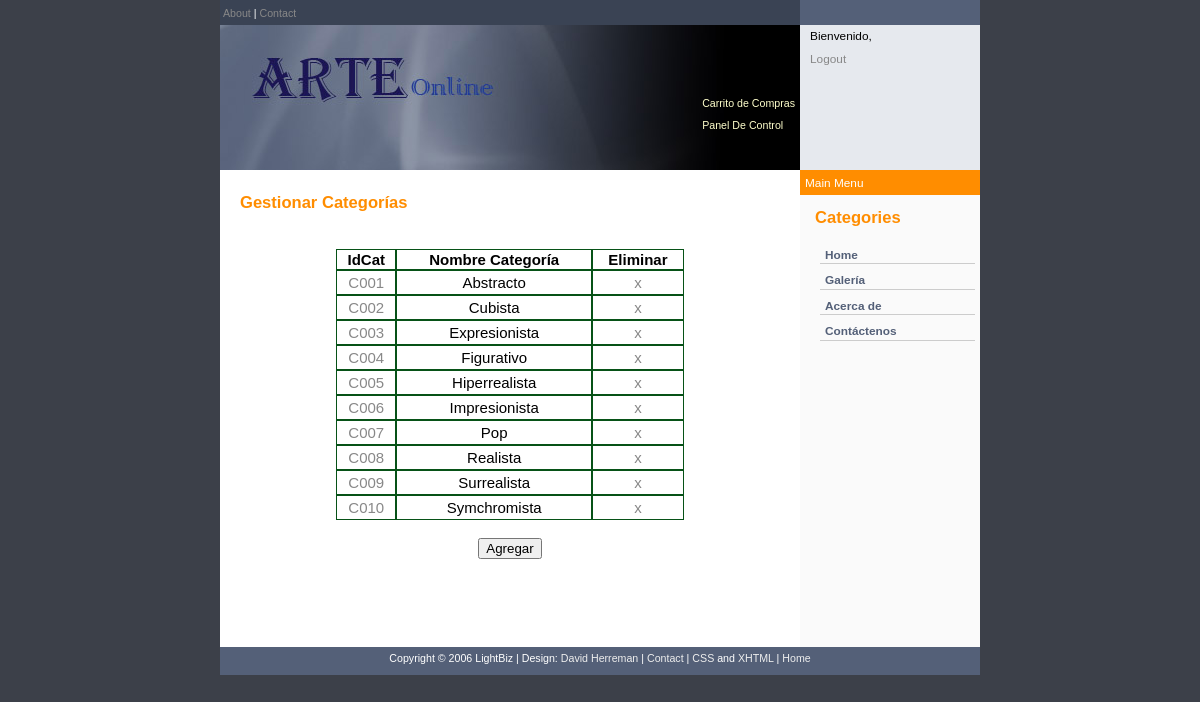
/consultarcategorias.php (signed in), run on the app's committed database.
### tables this page shows
CREATE TABLE `categorias` (
  `IdCat` varchar(45) NOT NULL,
  `NombreCat` varchar(45) NOT NULL,
  PRIMARY KEY (`IdCat`)
);

### consultarcategorias.php (the view, shortened to what this page needs)
<?php
include("includes/local.settings.php");
?>
<!DOCTYPE html PUBLIC "-//W3C//DTD XHTML 1.0 Transitional//EN" "http://www.w3.org/TR/xhtml1/DTD/xhtml1-transitional.dtd">
<html xmlns="http://www.w3.org/1999/xhtml">
<head>
</head>
<body>
<div class="content">
  <div class="rside">
    <div class="topmenu"></div>
    <div class="loginbox">
      <div class="padding">
      <body>
      <?php
	  echo "Bienvenido, " . $_SESSION['nombreC']. "<br /><a href= \"index.php\">Logout</a>";
        ?>
      </div>
    </div>
    <div class="topmain">Main Menu</div>
    <div class="menu">
      <h2>Categories</h2>
      <div class="nav">
        <ul>
          <li><a href="index2.php">Home</a></li>
          <li><a href="gallery.php">Galer&iacute;a</a></li>
          <li><a href="acercade.php">Acerca de </a></li>
          <li><a href="contactenos.php">Cont&aacute;ctenos</a></li>
        </ul>
      </div>
      <h2><br />
    </h2>
    </div>
  </div>
  <div class="lside">
    <div class="topmenu"> &nbsp;<a href="http://www.free-css.com/">About</a> | <a href="http://www.free-css.com/">Contact</a> </div>
    <div class="header">
      <div class="padding">
        <div class="citation">
          <p align="left"><a href="vercarrito.php" class="style1"> Carrito de Compras</a></p>
          <p align="left"><a href="paneldecontrol.php" class="style1">Panel De Control</a></p>
        </div>
        <h1>&nbsp;</h1>
      </div>
    </div>
    <div class="main">
      <h2>Gestionar Categor&iacute;as</h2>
      <h2>&nbsp;</h2>
      <div align="center">
		<form id="form2 name="form2" method="post" action="" target="_self" enctype="application/x-www-form-urlencoded">
        <?php
$conexion = mysql_connect($host,$username,$password);
$query = "select * from categorias";
$result = mysql_query($query,$conexion);
$resultStr = $resultStr.'<div id="prodListPanel"><table id="prodListTable" cellspacing="0px">
            	<tr>
                	<th>IdCat</th>
                    <th>Nombre Categoría</th>
					 <th>Eliminar</th>
                 </tr>';
if(mysql_num_rows($result)>0){
					while($row = mysql_fetch_array($result)){
						$resultStr = $resultStr . "<tr>";
						$resultStr = $resultStr . '<td><a href="consultarcategorias.php?m=1&e='.$row['IdCat'].'">'.$row['IdCat'].'</td>';
						$resultStr = $resultStr ."<td>" . $row['NombreCat'] . "</td>";
						$resultStr = $resultStr . '<td><a href="consultarcategorias.php?d=1&e='.$row['IdCat'].'">x</td>';
						$resultStr = $resultStr . "</tr>";
					}
					 $resultStr = $resultStr . '</table>';
					 echo $resultStr;
					 ?>
					 <?php
						if(isset($_GET['m'])){
							$IdCat = $_GET['e'];
							$conexion = mysql_connect($host, $username, $password);
							mysql_select_db($database);
							$query = "select * from categorias where IdCat='$IdCat'";
							$result = mysql_query($query,$conexion);
							mysql_close($conexion);
							$row = mysql_fetch_array($result)
					?></br>
					  <p><strong>Modificar Categoria:</strong></p>
					  <form id="form1" name="form1" method="post" action="" >
						<input name="id" type="hidden" value="<?php echo $row['IdCat']; ?>" />
						<p class="label">Categoria:</p>
						<p class="campo"><input type="text" name="nombre" id="nombre" value="<?php echo $row['NombreCat']; ?>"/></p>
						<p class="label">&nbsp;</p>
						<p class="campo"><input type="submit" name="modificar" id="modificar" value="Modificar" />
						  <input type="submit" name="cancelar" id="cancelar" value="Cancelar" />
						</p>
						<p class="campo">&nbsp;</p>
					  </form>
					<?php
						}else{
						if(isset($_POST['agregar'])){
					?></br>
					  <p>&nbsp;</p>
					  <form id="form1" name="form1" method="post" action="" target="_self" >
						<p class="label">Categoria:</p>
						<p align="center" class="label">ID Categor&iacute;a: &nbsp;&nbsp;&nbsp;&nbsp;&nbsp; &nbsp;&nbsp;&nbsp;
						  <input type="text" name="idcat" id="idcat" value=""/>
						</p>
						<p align="center" class="campo">Nombre Categor&iacute;a:
						  <input type="text" name="nombre" id="nombre" value=""/></p>
						<p align="center" class="label">&nbsp;</p>
						<p class="campo"><input type="submit" name="crear" id="crear" value="Agregar" />
						  <input type="submit" name="cancelar" id="cancelar" value="Cancelar" />
						</p>
						<p class="campo">&nbsp;</p>
					  </form>
			        <?php
						}else{
					?>
					<p class="campo"><input type="submit" name="agregar" id="agregar" value="Agregar" /></p>
					 <?php
						}
					}
					echo '</div>';
				}
?>
</form>
      </div>
      <p><br />
      </p>
    </div>
    </div>
  <div class="footer"> Copyright &copy; 2006 LightBiz | Design: <a href="http://www.free-css-templates.com">David Herreman</a> | <a href="http://www.free-css.com/">Contact</a> | <a href="http://jigsaw.w3.org/css-validator/check/referer">CSS</a> and <a href="http://validator.w3.org/check?uri=referer">XHTML</a> | <a href="http://www.free-css.com/">Home</a> </div>
</div>
</body>
</html>

### images/style.css (style rules this page uses)
body { margin:0 0; padding:0; color:#FF8D66; line-height: 1.4em; background : #3C4049; font-family: Arial, Sans-Serif; font-size: 74%; }
.content { color: #505050; margin: 0 auto; padding: 0; width: 760px; background: #FAFAFA; }
.lside { background: #FFF; color: #000; width: 580px; float: left; }
.lside .topmenu { background: #3A4354; color: #FFF; width: 580px; height: 15px; padding: 5px 0 5px 0px; font-size: 90%; }
.lside .header { background: #546078 url(header.jpg) no-repeat; width: 580px; height: 145px; color: #FF8D00; }
.lside .header .padding { padding: 30px 0 0 35px; color: #FFF; }
.lside .header .citation { color : #EEE; font-size: 90%; float: right; text-align: right; padding-top: 40px; padding-right: 5px; padding-bottom: 0px; padding-left: 10px; }
.lside .main { background: #FFF; color: #FF8D00; padding: 15px 20px 15px 20px; }
.rside { background: #000; color: #000; width: 180px; float: right; clear: both; }
.rside .topmenu { background: #546078; height: 15px; color: #FFF; text-align: right; padding: 5px 5px 5px 0px; }
.rside .loginbox { background: #E6E9EE; height: 145px; color: #000; margin: 0; padding: 0px; }
.rside .loginbox .padding { padding: 0px 10px 0px 10px; line-height: 1.9em; margin: 0; }
.rside .topmain { background: #FF8D00; height: 15px; color: #FFF; padding: 5px; }
.rside .menu { background: #FAFAFA; padding: 5px; color: #333; }
.rside .menu h2 { color: #FF8D00; padding-left: 10px; }
.nav { clear: both; text-align: left; color: #7D8085; padding: 5px 0 0 0; }
.nav li { font-weight: bold; margin: 0 0 8px 0; padding: 0 0 0 5px; border-bottom: 1px solid #ccc; }
.nav li a { color: #546078; text-decoration: none; }
.footer { clear:both; width: 760px; padding-top: 3px; height: 25px; color:#FFF; font-size:90%; background: #546078; text-align:center; }
.footer a { color: #eee; }
p { margin: 0 0 5px 0; padding: 0; color: #888; background: inherit; }
a { color: #888; background: inherit; text-decoration:none; }
h1 { padding:0; margin:0; color: #FFF; background: inherit;font: bold 1.8em Arial, Sans-Serif; letter-spacing: -1px; }
h2 { background-color: inherit; color:#FF8D00; font-size:140%; font-weight:bold; margin: 10px 0 10px 0; padding:0; }
ul { margin: 5px 0 20px 15px; padding : 0; list-style : none; }
li { list-style-type: none; color: #F29900; margin: 0 0 0px 0; padding: 0 0 0 0px; }
li a { color: #546078; }
#prodListPanel { width:500px; height:350px; display:block; margin:10px auto 0px; overflow:auto; }
table { width:70%; height:auto; margin:auto; border:1px solid #FFFFFF; text-align:center; font-size: 15px; }
table th { background-color:#FFFFFF; color:#000000; border:1px solid #075217; }
table td { height:25px; background-color:#FFFFFF; color:#000000; border:1px solid #075217; }

### consultarcategorias.php (style rules this page uses)
.style1 { color: #FFFFCC }

### data on the page
categorias: IdCat "C001", NombreCat "Abstracto"
categorias: IdCat "C002", NombreCat "Cubista"
categorias: IdCat "C003", NombreCat "Expresionista"
categorias: IdCat "C004", NombreCat "Figurativo"
categorias: IdCat "C005", NombreCat "Hiperrealista"
categorias: IdCat "C006", NombreCat "Impresionista"
categorias: IdCat "C007", NombreCat "Pop"
categorias: IdCat "C008", NombreCat "Realista"
categorias: IdCat "C009", NombreCat "Surrealista"
categorias: IdCat "C010", NombreCat "Symchromista"
